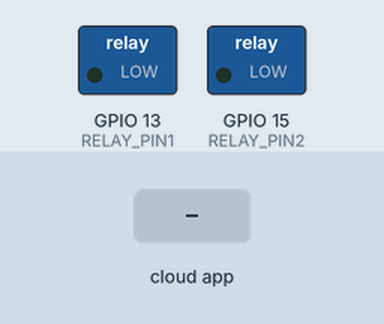
A sketch run on a simulated ESP8266 (NodeMCU). Parts: switched loads named in the sketch (green lamp = pin HIGH). The test bench sets the inputs (shaded band). WiFi joins after 1.5 s; servers stay silent unless stated; what the sketch prints to the serial monitor is not drawn.

Above: at 2.7 s.
2.8 s: the phone or cloud app sets TEST1 to 1
At 4.0 s:
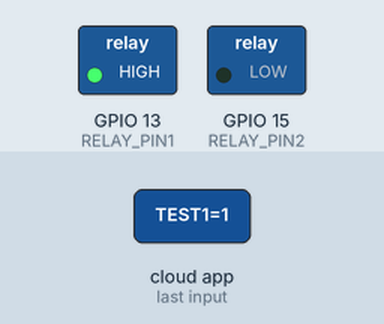
4.3 s: the phone or cloud app sets TEST2 to 1
At 5.2 s:
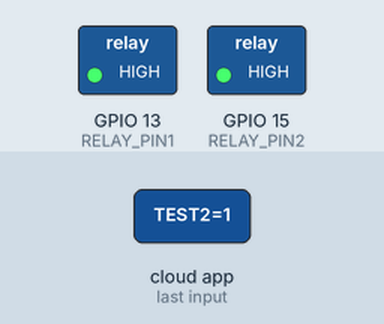
5.8 s: the phone or cloud app sets TEST1 to 0
At 6.3 s:
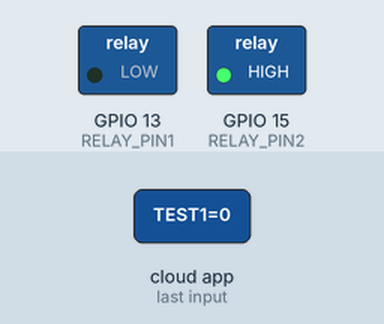
7.3 s: the phone or cloud app sets TEST2 to 0
At 8.6 s:
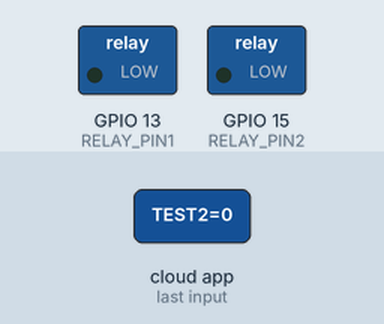
Timing chart, 0 to 9.8 s (numbered marks = the images above; inputs shaded):
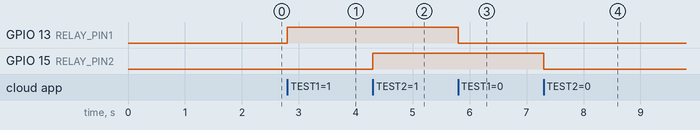

Measured:
- after the input at 2.8 s, GPIO 13 (RELAY_PIN1): LOW → HIGH at once
- after the input at 4.3 s, GPIO 15 (RELAY_PIN2): LOW → HIGH at once
- after the input at 5.8 s, GPIO 13 (RELAY_PIN1): HIGH → LOW at once
- after the input at 7.3 s, GPIO 15 (RELAY_PIN2): HIGH → LOW at once

The sketch:

alexa_switch.ino
```cpp
// about: Switch for alexa - not working
#include <Arduino.h>
#include <ESP8266WiFi.h>
#include "fauxmoESP.h"
#define SERIAL_BAUDRATE 115200
fauxmoESP fauxmo;
// -----------------------------------------------------------------------------
// Wifi definieren
// -----------------------------------------------------------------------------
#define WIFI_SSID "Schattenpinki"
#define WIFI_PASS "cvbnmyxc"
// -----------------------------------------------------------------------------
// PINs definieren
// -----------------------------------------------------------------------------
#define RELAY_PIN1 13
#define RELAY_PIN2 15
void wifiSetup()
{
    // Set WIFI module to STA mode
    WiFi.mode(WIFI_STA);
    // Verbinden
    Serial.printf("[WIFI] Connecting to %s ", WIFI_SSID);
    WiFi.begin(WIFI_SSID, WIFI_PASS);
    // Warten
    while (WiFi.status() != WL_CONNECTED)
    {
        Serial.print(".");
        delay(100);
    }
    Serial.println();
    // Verbunden!
    Serial.printf("[WIFI] STATION Mode, SSID: %s, IP address: %s\n", WiFi.SSID().c_str(), WiFi.localIP().toString().c_str());
}
void callback(uint8_t device_id, const char *device_name, bool state)
{
    Serial.printf("[MAIN] %s state: %s\n", device_name, state ? "ON" : "OFF");
    // -----------------------------------------------------------------------------
    // Abfragen definieren
    // -----------------------------------------------------------------------------
    if ((strcmp(device_name, "TEST1") == 0))
    {
        // adjust the relay immediately!
        if (state)
        {
            digitalWrite(RELAY_PIN1, HIGH);
        }
        else
        {
            digitalWrite(RELAY_PIN1, LOW);
        }
    }
    if ((strcmp(device_name, "TEST2") == 0))
    {
        // adjust the relay immediately!
        if (state)
        {
            digitalWrite(RELAY_PIN2, HIGH);
        }
        else
        {
            digitalWrite(RELAY_PIN2, LOW);
        }
    }
}
void setup()
{
    // -----------------------------------------------------------------------------
    // PINs setzen
    // -----------------------------------------------------------------------------
    pinMode(RELAY_PIN1, OUTPUT);
    digitalWrite(RELAY_PIN1, LOW);
    pinMode(RELAY_PIN2, OUTPUT);
    digitalWrite(RELAY_PIN2, LOW);
    // Init serial port and clean garbage
    Serial.begin(SERIAL_BAUDRATE);
    Serial.println();
    Serial.println();
    Serial.println("FauxMo Relay Setup");
    Serial.println("Nach der Verbindung sage: Alexa schalte test / test2 an / aus .");
    // Wifi
    wifiSetup();
    // -----------------------------------------------------------------------------
    // Endgeraete Namen definieren
    // -----------------------------------------------------------------------------
    // Fauxmo
    fauxmo.addDevice("TEST1");
    fauxmo.addDevice("TEST2");
    fauxmo.onMessage(callback);
}
uint8 _tj = 0;
void loop()
{
    fauxmo.handle();
}
```
